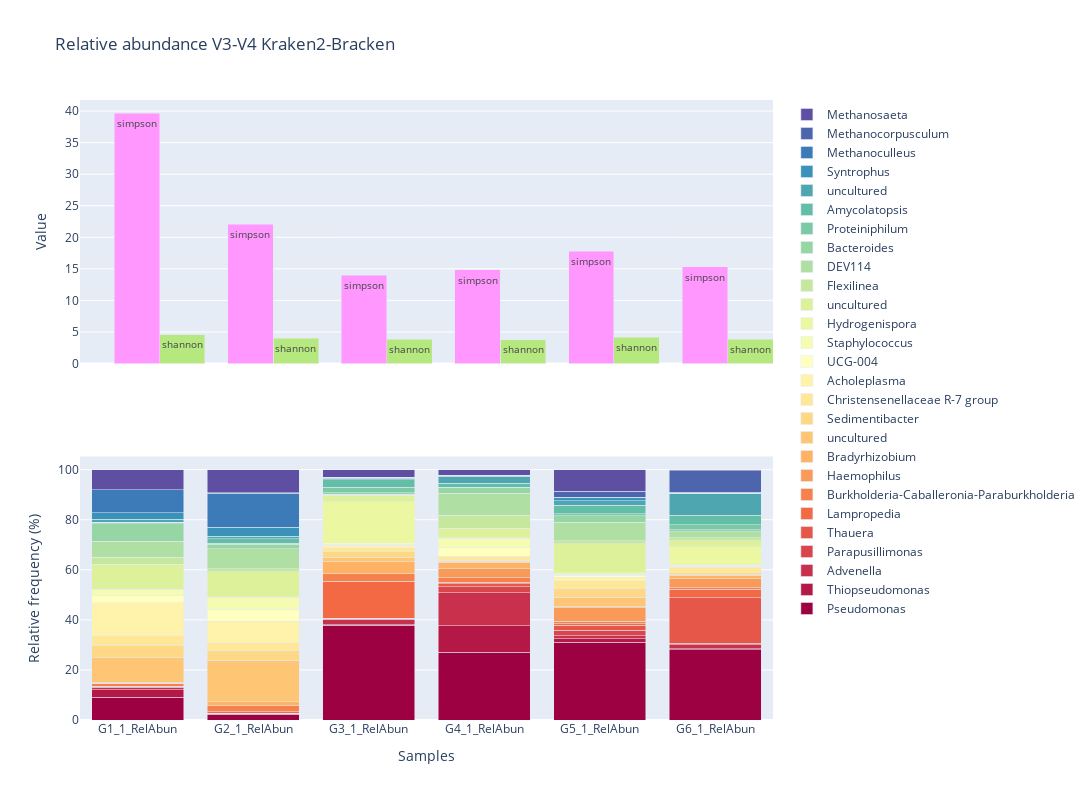

Notebook cell for this chart:
### Code cell
bracken_file_relative_abun=bracken_file.loc[:,"name":]
fig = make_subplots(rows=2, cols=1, shared_xaxes=True)

sample_names=bracken_file_relative_abun.iloc[:,1:].columns
bracken_file_relative_abun["name"] = bracken_file_relative_abun["name"].apply(lambda x:x.strip())

# Number of bars
num_bars = len(bracken_file_relative_abun["name"])

# Generate colors using a predefined colorscale (Viridis, Cividis, etc.)
colors = px.colors.sample_colorscale('spectral', np.linspace(0, 1, num_bars))

## Composition bars
for i in range(0, len(bracken_file_relative_abun["name"])):
        fig.add_bar(name=bracken_file_relative_abun.iloc[i,0].strip(),
                        x=sample_names,y=bracken_file_relative_abun.iloc[i,1:],
                        row=2, col=1, marker=dict(color=colors[i])
                    )

## Diversity bars
width=0.4
offset=0.2
fig.add_bar(y=alpha_data["shannon"].to_list(), showlegend=False,
                        row=1, col=1, width=width,offset=offset,
                        text="shannon", textangle=360, textposition='outside'
                    )
fig.add_bar(y=alpha_data["simpson_reciprocal"], showlegend=False,
                        row=1, col=1, width=width,
                        text="simpson", textangle=360, textposition='outside'
                    )

fig.update_layout(barmode='stack',
    autosize=True,
    width=1200,
    height=800,
    title_text="Relative abundance V3-V4 Kraken2-Bracken"
    )


## Composition bars
fig.update_yaxes(title_text="Relative frequency (%)", row=2, col=1)
fig.update_xaxes(title_text="Samples", row=2, col=1)

## Diversity bars
fig.update_traces(dict(base='group'), row=1, col=1, overwrite=True)
fig.update_yaxes(dict(title_text="Value", tickmode="linear", tick0=0, dtick=5), row=1, col=1, overwrite=True)

### Figure 1 — Plotly figure (JSON) as saved in the notebook; plotly's stock layout.template omitted (floating-point values rounded to 4 significant figures)
{"data": [{"marker": {"color": "rgb(158, 1, 66)"}, "name": "Pseudomonas", "type": "bar", "x": ["G1_1_RelAbun", "G2_1_RelAbun", "G3_1_RelAbun", "G4_1_RelAbun", "G5_1_RelAbun", "G6_1_RelAbun"], "xaxis": "x2", "y": [9.143, 2.377, 37.92, 26.98, 31.1, 27.97], "yaxis": "y2"}, {"marker": {"color": "rgb(179, 24, 71)"}, "name": "Thiopseudomonas", "type": "bar", "x": ["G1_1_RelAbun", "G2_1_RelAbun", "G3_1_RelAbun", "G4_1_RelAbun", "G5_1_RelAbun", "G6_1_RelAbun"], "xaxis": "x2", "y": [2.85, 0.1097, 0.1933, 10.64, 1.361, 0.4135], "yaxis": "y2"}, {"marker": {"color": "rgb(200, 48, 76)"}, "name": "Advenella", "type": "bar", "x": ["G1_1_RelAbun", "G2_1_RelAbun", "G3_1_RelAbun", "G4_1_RelAbun", "G5_1_RelAbun", "G6_1_RelAbun"], "xaxis": "x2", "y": [1.139, 0.2105, 2.209, 13.18, 1.213, 1.77], "yaxis": "y2"}, {"marker": {"color": "rgb(218, 69, 77)"}, "name": "Parapusillimonas", "type": "bar", "x": ["G1_1_RelAbun", "G2_1_RelAbun", "G3_1_RelAbun", "G4_1_RelAbun", "G5_1_RelAbun", "G6_1_RelAbun"], "xaxis": "x2", "y": [0.2327, 0.03865, 0.2361, 2.393, 2.133, 0.513], "yaxis": "y2"}, {"marker": {"color": "rgb(230, 87, 73)"}, "name": "Thauera", "type": "bar", "x": ["G1_1_RelAbun", "G2_1_RelAbun", "G3_1_RelAbun", "G4_1_RelAbun", "G5_1_RelAbun", "G6_1_RelAbun"], "xaxis": "x2", "y": [0.006771, 0.02415, 0.07836, 1.282, 1.967, 18.24], "yaxis": "y2"}, {"marker": {"color": "rgb(242, 105, 68)"}, "name": "Lampropedia", "type": "bar", "x": ["G1_1_RelAbun", "G2_1_RelAbun", "G3_1_RelAbun", "G4_1_RelAbun", "G5_1_RelAbun", "G6_1_RelAbun"], "xaxis": "x2", "y": [0.01947, 0.5479, 14.82, 0.4663, 0.7538, 3.365], "yaxis": "y2"}, {"marker": {"color": "rgb(247, 129, 76)"}, "name": "Burkholderia-Caballeronia-Paraburkholderia", "type": "bar", "x": ["G1_1_RelAbun", "G2_1_RelAbun", "G3_1_RelAbun", "G4_1_RelAbun", "G5_1_RelAbun", "G6_1_RelAbun"], "xaxis": "x2", "y": [1.358, 2.315, 2.876, 1.884, 1.008, 0.5035], "yaxis": "y2"}, {"marker": {"color": "rgb(250, 154, 88)"}, "name": "Haemophilus", "type": "bar", "x": ["G1_1_RelAbun", "G2_1_RelAbun", "G3_1_RelAbun", "G4_1_RelAbun", "G5_1_RelAbun", "G6_1_RelAbun"], "xaxis": "x2", "y": [0.007617, 0.02967, 0.03657, 3.54, 5.286, 3.731], "yaxis": "y2"}, {"marker": {"color": "rgb(253, 178, 100)"}, "name": "Bradyrhizobium", "type": "bar", "x": ["G1_1_RelAbun", "G2_1_RelAbun", "G3_1_RelAbun", "G4_1_RelAbun", "G5_1_RelAbun", "G6_1_RelAbun"], "xaxis": "x2", "y": [0.3132, 1.682, 4.908, 2.619, 0.6933, 1.265], "yaxis": "y2"}, {"marker": {"color": "rgb(253, 197, 116)"}, "name": "uncultured", "type": "bar", "x": ["G1_1_RelAbun", "G2_1_RelAbun", "G3_1_RelAbun", "G4_1_RelAbun", "G5_1_RelAbun", "G6_1_RelAbun"], "xaxis": "x2", "y": [9.769, 16.53, 1.558, 0.3094, 3.542, 0.1902], "yaxis": "y2"}, {"marker": {"color": "rgb(254, 216, 133)"}, "name": "Sedimentibacter", "type": "bar", "x": ["G1_1_RelAbun", "G2_1_RelAbun", "G3_1_RelAbun", "G4_1_RelAbun", "G5_1_RelAbun", "G6_1_RelAbun"], "xaxis": "x2", "y": [4.947, 4.026, 2.327, 0.5017, 3.612, 0.7688], "yaxis": "y2"}, {"marker": {"color": "rgb(254, 231, 151)"}, "name": "Christensenellaceae R-7 group", "type": "bar", "x": ["G1_1_RelAbun", "G2_1_RelAbun", "G3_1_RelAbun", "G4_1_RelAbun", "G5_1_RelAbun", "G6_1_RelAbun"], "xaxis": "x2", "y": [3.954, 3.226, 1.74, 1.43, 2.914, 2.23], "yaxis": "y2"}, {"marker": {"color": "rgb(255, 243, 171)"}, "name": "Acholeplasma", "type": "bar", "x": ["G1_1_RelAbun", "G2_1_RelAbun", "G3_1_RelAbun", "G4_1_RelAbun", "G5_1_RelAbun", "G6_1_RelAbun"], "xaxis": "x2", "y": [13.01, 8.251, 0.8285, 0.1041, 1.538, 0.5001], "yaxis": "y2"}, {"marker": {"color": "rgb(255, 255, 191)"}, "name": "UCG-004", "type": "bar", "x": ["G1_1_RelAbun", "G2_1_RelAbun", "G3_1_RelAbun", "G4_1_RelAbun", "G5_1_RelAbun", "G6_1_RelAbun"], "xaxis": "x2", "y": [2.944, 4.83, 0.5506, 3.573, 0.769, 0.3276], "yaxis": "y2"}, {"marker": {"color": "rgb(245, 251, 176)"}, "name": "Staphylococcus", "type": "bar", "x": ["G1_1_RelAbun", "G2_1_RelAbun", "G3_1_RelAbun", "G4_1_RelAbun", "G5_1_RelAbun", "G6_1_RelAbun"], "xaxis": "x2", "y": [2.43, 4.692, 0.4472, 3.684, 0.3164, 0.2287], "yaxis": "y2"}, {"marker": {"color": "rgb(236, 247, 161)"}, "name": "Hydrogenispora", "type": "bar", "x": ["G1_1_RelAbun", "G2_1_RelAbun", "G3_1_RelAbun", "G4_1_RelAbun", "G5_1_RelAbun", "G6_1_RelAbun"], "xaxis": "x2", "y": [0.03555, 0.4044, 16.38, 0.2237, 0.5412, 7.176], "yaxis": "y2"}, {"marker": {"color": "rgb(221, 241, 154)"}, "name": "uncultured", "type": "bar", "x": ["G1_1_RelAbun", "G2_1_RelAbun", "G3_1_RelAbun", "G4_1_RelAbun", "G5_1_RelAbun", "G6_1_RelAbun"], "xaxis": "x2", "y": [10.05, 9.915, 2.674, 3.806, 11.58, 2.46], "yaxis": "y2"}, {"marker": {"color": "rgb(198, 232, 158)"}, "name": "Flexilinea", "type": "bar", "x": ["G1_1_RelAbun", "G2_1_RelAbun", "G3_1_RelAbun", "G4_1_RelAbun", "G5_1_RelAbun", "G6_1_RelAbun"], "xaxis": "x2", "y": [2.732, 1.158, 0.2915, 5.258, 1.309, 1.236], "yaxis": "y2"}, {"marker": {"color": "rgb(176, 223, 163)"}, "name": "DEV114", "type": "bar", "x": ["G1_1_RelAbun", "G2_1_RelAbun", "G3_1_RelAbun", "G4_1_RelAbun", "G5_1_RelAbun", "G6_1_RelAbun"], "xaxis": "x2", "y": [6.528, 8.022, 0.21, 8.691, 7.413, 2.38], "yaxis": "y2"}, {"marker": {"color": "rgb(150, 213, 164)"}, "name": "Bacteroides", "type": "bar", "x": ["G1_1_RelAbun", "G2_1_RelAbun", "G3_1_RelAbun", "G4_1_RelAbun", "G5_1_RelAbun", "G6_1_RelAbun"], "xaxis": "x2", "y": [6.971, 1.796, 0.4148, 2.203, 2.583, 0.7999], "yaxis": "y2"}, {"marker": {"color": "rgb(123, 202, 165)"}, "name": "Proteiniphilum", "type": "bar", "x": ["G1_1_RelAbun", "G2_1_RelAbun", "G3_1_RelAbun", "G4_1_RelAbun", "G5_1_RelAbun", "G6_1_RelAbun"], "xaxis": "x2", "y": [0.6111, 0.3727, 2.221, 0.1923, 0.7886, 1.906], "yaxis": "y2"}, {"marker": {"color": "rgb(98, 190, 167)"}, "name": "Amycolatopsis", "type": "bar", "x": ["G1_1_RelAbun", "G2_1_RelAbun", "G3_1_RelAbun", "G4_1_RelAbun", "G5_1_RelAbun", "G6_1_RelAbun"], "xaxis": "x2", "y": [0.02539, 1.807, 3.007, 1.694, 3.314, 3.845], "yaxis": "y2"}, {"marker": {"color": "rgb(78, 167, 176)"}, "name": "uncultured", "type": "bar", "x": ["G1_1_RelAbun", "G2_1_RelAbun", "G3_1_RelAbun", "G4_1_RelAbun", "G5_1_RelAbun", "G6_1_RelAbun"], "xaxis": "x2", "y": [1.042, 0.953, 0.6634, 2.781, 1.907, 8.704], "yaxis": "y2"}, {"marker": {"color": "rgb(58, 145, 185)"}, "name": "Syntrophus", "type": "bar", "x": ["G1_1_RelAbun", "G2_1_RelAbun", "G3_1_RelAbun", "G4_1_RelAbun", "G5_1_RelAbun", "G6_1_RelAbun"], "xaxis": "x2", "y": [2.597, 3.693, 0.4001, 0.1106, 1.088, 0.1069], "yaxis": "y2"}, {"marker": {"color": "rgb(60, 123, 183)"}, "name": "Methanoculleus", "type": "bar", "x": ["G1_1_RelAbun", "G2_1_RelAbun", "G3_1_RelAbun", "G4_1_RelAbun", "G5_1_RelAbun", "G6_1_RelAbun"], "xaxis": "x2", "y": [9.251, 13.52, 0.05433, 0.1888, 0.2626, 0.4074], "yaxis": "y2"}, {"marker": {"color": "rgb(77, 101, 172)"}, "name": "Methanocorpusculum", "type": "bar", "x": ["G1_1_RelAbun", "G2_1_RelAbun", "G3_1_RelAbun", "G4_1_RelAbun", "G5_1_RelAbun", "G6_1_RelAbun"], "xaxis": "x2", "y": [0.08802, 0.1801, 0.009403, 0.05281, 2.384, 8.566], "yaxis": "y2"}, {"marker": {"color": "rgb(94, 79, 162)"}, "name": "Methanosaeta", "type": "bar", "x": ["G1_1_RelAbun", "G2_1_RelAbun", "G3_1_RelAbun", "G4_1_RelAbun", "G5_1_RelAbun", "G6_1_RelAbun"], "xaxis": "x2", "y": [7.947, 9.284, 2.954, 2.212, 8.63, 0.3946], "yaxis": "y2"}, {"base": "group", "offset": 0.2, "showlegend": false, "text": "shannon", "textangle": 0, "textposition": "outside", "type": "bar", "width": 0.4, "xaxis": "x", "y": [4.58, 3.97, 3.86, 3.76, 4.15, 3.86], "yaxis": "y"}, {"base": "group", "showlegend": false, "text": "simpson", "textangle": 0, "textposition": "outside", "type": "bar", "width": 0.4, "xaxis": "x", "y": [39.67, 22.06, 14.02, 14.86, 17.75, 15.35], "yaxis": "y"}], "layout": {"autosize": true, "barmode": "stack", "height": 800, "title": {"text": "Relative abundance V3-V4 Kraken2-Bracken"}, "width": 1200, "xaxis": {"anchor": "y", "domain": [0, 1], "matches": "x2", "showticklabels": false}, "xaxis2": {"anchor": "y2", "domain": [0, 1], "title": {"text": "Samples"}}, "yaxis": {"anchor": "x", "domain": [0.575, 1], "dtick": 5, "tick0": 0, "tickmode": "linear", "title": {"text": "Value"}}, "yaxis2": {"anchor": "x2", "domain": [0, 0.425], "title": {"text": "Relative frequency (%)"}}}}
